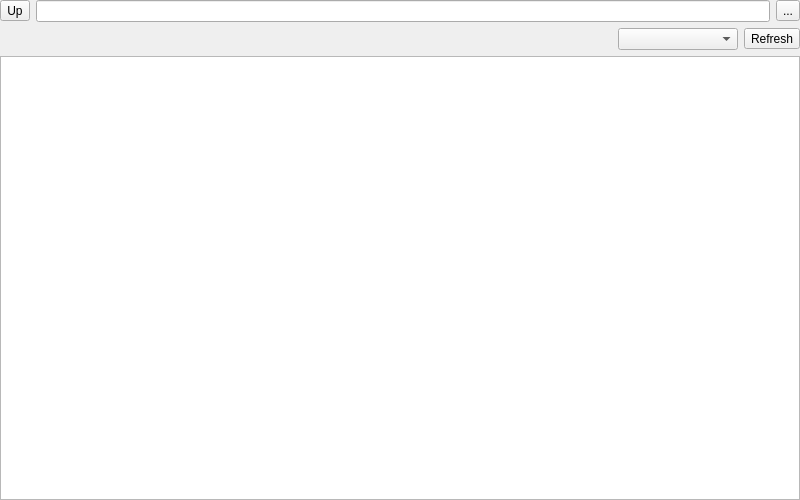
<?xml version="1.0" encoding="UTF-8"?>
<ui version="4.0">
 <class>XFileExplorerWidget</class>
 <widget class="QWidget" name="XFileExplorerWidget">
  <property name="geometry">
   <rect>
    <x>0</x>
    <y>0</y>
    <width>800</width>
    <height>500</height>
   </rect>
  </property>
  <property name="windowTitle">
   <string>File Explorer</string>
  </property>
  <layout class="QVBoxLayout" name="verticalLayout">
   <property name="leftMargin">
    <number>0</number>
   </property>
   <property name="topMargin">
    <number>0</number>
   </property>
   <property name="rightMargin">
    <number>0</number>
   </property>
   <property name="bottomMargin">
    <number>0</number>
   </property>
   <item>
    <layout class="QVBoxLayout" name="verticalLayoutControls">
     <item>
      <layout class="QHBoxLayout" name="horizontalLayoutPath">
       <item>
        <widget class="QToolButton" name="toolButtonUp">
         <property name="text">
          <string>Up</string>
         </property>
        </widget>
       </item>
       <item>
        <widget class="QLineEdit" name="lineEditPath"/>
       </item>
       <item>
        <widget class="QToolButton" name="toolButtonBrowse">
         <property name="text">
          <string>...</string>
         </property>
        </widget>
       </item>
      </layout>
     </item>
     <item>
      <layout class="QHBoxLayout" name="horizontalLayoutFilter">
       <item>
        <spacer name="horizontalSpacerFilter">
         <property name="orientation">
          <enum>Qt::Horizontal</enum>
         </property>
         <property name="sizeHint" stdset="0">
          <size>
           <width>40</width>
           <height>20</height>
          </size>
         </property>
        </spacer>
       </item>
       <item>
        <widget class="XComboBoxEx" name="comboBoxColumns">
         <property name="minimumSize">
          <size>
           <width>120</width>
           <height>0</height>
          </size>
         </property>
        </widget>
       </item>
       <item>
        <widget class="QToolButton" name="toolButtonRefresh">
         <property name="text">
          <string>Refresh</string>
         </property>
        </widget>
       </item>
      </layout>
     </item>
    </layout>
   </item>
   <item>
    <widget class="QTreeView" name="treeViewFileSystem">
     <property name="contextMenuPolicy">
      <enum>Qt::CustomContextMenu</enum>
     </property>
     <property name="editTriggers">
      <set>QAbstractItemView::NoEditTriggers</set>
     </property>
     <property name="selectionMode">
      <enum>QAbstractItemView::SingleSelection</enum>
     </property>
     <property name="selectionBehavior">
      <enum>QAbstractItemView::SelectRows</enum>
     </property>
     <property name="sortingEnabled">
      <bool>true</bool>
     </property>
     <attribute name="headerStretchLastSection">
      <bool>false</bool>
     </attribute>
    </widget>
   </item>
  </layout>
 </widget>
 <customwidgets>
  <customwidget>
   <class>XComboBoxEx</class>
   <extends>QComboBox</extends>
   <header>xcomboboxex.h</header>
  </customwidget>
 </customwidgets>
 <resources/>
 <connections/>
</ui>
